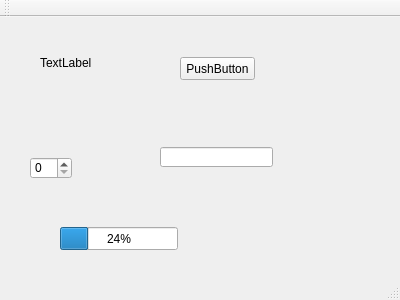
<?xml version="1.0" encoding="UTF-8"?>
<ui version="4.0">
 <class>MainWindow</class>
 <widget class="QMainWindow" name="MainWindow">
  <property name="geometry">
   <rect>
    <x>0</x>
    <y>0</y>
    <width>400</width>
    <height>300</height>
   </rect>
  </property>
  <property name="windowTitle">
   <string>MainWindow</string>
  </property>
  <widget class="QWidget" name="centralWidget">
   <widget class="QLabel" name="label">
    <property name="geometry">
     <rect>
      <x>40</x>
      <y>40</y>
      <width>54</width>
      <height>12</height>
     </rect>
    </property>
    <property name="text">
     <string>TextLabel</string>
    </property>
   </widget>
   <widget class="QPushButton" name="pushButton">
    <property name="geometry">
     <rect>
      <x>180</x>
      <y>40</y>
      <width>75</width>
      <height>23</height>
     </rect>
    </property>
    <property name="text">
     <string>PushButton</string>
    </property>
   </widget>
   <widget class="QSpinBox" name="spinBox">
    <property name="geometry">
     <rect>
      <x>30</x>
      <y>140</y>
      <width>42</width>
      <height>22</height>
     </rect>
    </property>
   </widget>
   <widget class="QLineEdit" name="lineEdit">
    <property name="geometry">
     <rect>
      <x>160</x>
      <y>130</y>
      <width>113</width>
      <height>20</height>
     </rect>
    </property>
   </widget>
   <widget class="QProgressBar" name="progressBar">
    <property name="geometry">
     <rect>
      <x>60</x>
      <y>210</y>
      <width>118</width>
      <height>23</height>
     </rect>
    </property>
    <property name="value">
     <number>24</number>
    </property>
   </widget>
  </widget>
  <widget class="QMenuBar" name="menuBar">
   <property name="geometry">
    <rect>
     <x>0</x>
     <y>0</y>
     <width>400</width>
     <height>23</height>
    </rect>
   </property>
  </widget>
  <widget class="QToolBar" name="mainToolBar">
   <attribute name="toolBarArea">
    <enum>TopToolBarArea</enum>
   </attribute>
   <attribute name="toolBarBreak">
    <bool>false</bool>
   </attribute>
  </widget>
  <widget class="QStatusBar" name="statusBar"/>
 </widget>
 <layoutdefault spacing="6" margin="11"/>
 <resources/>
 <connections/>
</ui>
